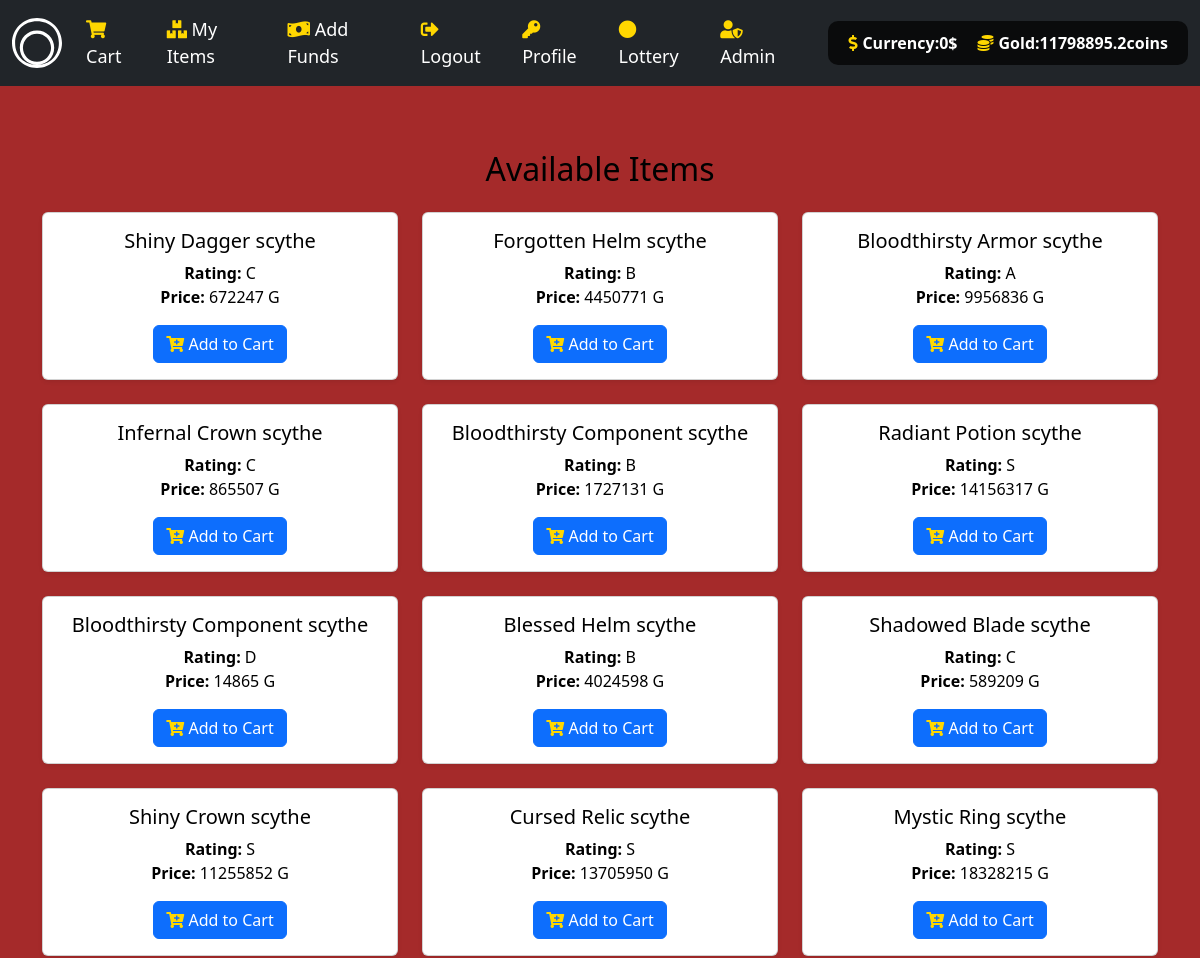
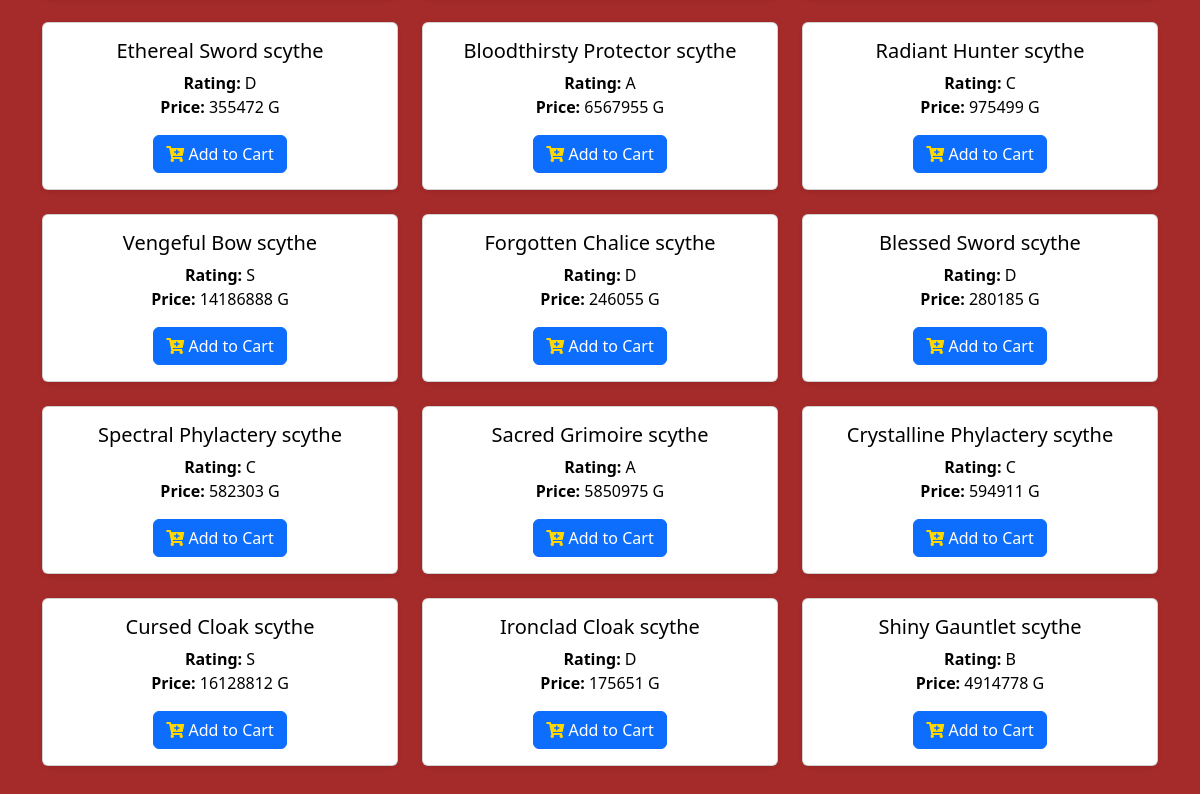
/item/scythe (signed in), run on the app's committed database (2 pictures, top to bottom).
### tables this page shows
CREATE TABLE user_store(ID int PRIMARY KEY,Funds int,Gold int);

CREATE TABLE object(Object_ID int PRIMARY KEY,
Object_Name varchar(100),
Object_type varchar(20),
listing varchar(2),
rating varchar(1),
price int,
image_src varchar(1000));

### main.py (the view)
@app.get("/item/{category}", response_class=HTMLResponse)
async def get_category_items(request: Request, category: str):
    if category not in categories:
        return HTMLResponse(content="Category not found", status_code=404)
    user = request.session.get("user")
    items = listed_object_data_generator(category)
    L = balance_checker(user)
    L = list(L[0])
    if category == "gold":
        return RedirectResponse("/gold")
    context = {
        "request": request,
        "items": items,
        "user": user,
        "cash": L[0],
        "cashG": L[1]
    }
    return templates.TemplateResponse(f"{category}.html", context)

### templates/scythe.html
{% extends "sword.html" %}

### templates/sword.html (shortened to what this page needs)
{% extends "layout.html" %}
{% block main %}
<div class="container mt-3">
    <h2 class="mb-4 text-center">Available Items</h2>
    <div id="item-container" class="row">
        {% for i in items %}
        <div class="col-md-4 mb-4">
            <div class="card shadow-sm h-100">
                <div class="card-body">
                    <h5 class="card-title">{{ i[1] }}</h5>
                    <p class="card-text">
                        <strong>Rating:</strong> {{ i[4] }}<br>
                        <strong>Price:</strong> {{ i[5] }} G
                    </p>
                    <button onclick="addToCart( '{{ i[0] }}'  , '{{ i[2] }}')" class="btn btn-primary btn-block">
                        <i class="fas fa-cart-plus"></i> Add to Cart
                    </button>
                </div>
            </div>
        </div>
        {% endfor %}
    </div>
</div>
{% endblock %}

### templates/layout.html (shortened to what this page needs)
<!DOCTYPE html>
<html lang="en">
<head>
    <link href="https://cdn.jsdelivr.net/npm/bootstrap@5.2.3/dist/css/bootstrap.min.css" rel="stylesheet">
    <link href="https://cdnjs.cloudflare.com/ajax/libs/font-awesome/5.15.1/css/all.min.css" rel="stylesheet">
    <link href="/static/CSSS.css" rel="stylesheet">
</head>
<body>
    <nav class="navbar navbar-expand-lg navbar-dark bg-dark">
        <div class="container-fluid">
            <a class="navbar-brand" href="/">
            </a>
            <div class="collapse navbar-collapse" id="mynavbar">
                {% if user %}
                <ul class="navbar-nav me-auto">
                    <li class="nav-item"><a class="nav-link" href="/cart"><i class="fas fa-shopping-cart"></i> Cart</a></li>
                    <li class="nav-item"><a class="nav-link" href="/objs"><i class="fas fa-boxes"></i> My Items</a></li>
                    <li class="nav-item"><a class="nav-link" href="/buy"><i class="fas fa-money-bill-wave"></i> Add Funds</a></li>
                    <li class="nav-item"><a class="nav-link" href="/logout"><i class="fas fa-sign-out-alt"></i> Logout</a></li>
                    <li class="nav-item"><a class="nav-link" href="/profile"><i class="fas fa-key"></i> Profile </a></li>
                    <li class="nav-item"><a class="nav-link" href="/lottery-wheel"><i class="fas fa-circle"></i> Lottery</a></li>
                    {% if user == 1 %}
                    <li class="nav-item"><a class="nav-link" href="/admin"><i class="fas fa-user-shield"></i> Admin</a></li>
                    {% endif %}
                </ul>
                <div class="balance-widget">
                    <div class="value">
                        <i class="fas fa-dollar-sign"></i> Currency: <span id="cash">{{ cash }}</span> $
                    </div>
                    <div class="value">
                        <i class="fas fa-coins"></i> Gold: <span id="cashG">{{ cashG }}</span> coins
                    </div>
                </div>
                {% else %}
                <ul class="navbar-nav me-auto">
                    <li class="nav-item"><a class="nav-link" href="/register"><i class="fas fa-user-plus"></i> Register</a></li>
                    <li class="nav-item"><a class="nav-link" href="/login"><i class="fas fa-sign-in-alt"></i> Login</a></li>
                </ul>
                {% endif %}
            </div>
        </div>
    </nav>
    <main class="container-fluid py-5 text-center main-content">
        {% block main %}{% endblock %}
    </main>
</body>
</html>

### templates/layout.html (style rules this page uses)
body { background-color: brown; background-size: cover; background-position: center; background-repeat: repeat; height: 100vh; color: white; }
.navbar-brand img, .navbar-brand svg { height: 50px; }
.balance-widget { background-color: rgba(0, 0, 0, 0.7); border-radius: 10px; padding: 10px; margin-left: 15px; display: flex; align-items: center; justify-content: center; color: white; }
.balance-widget .value { margin: 0 10px; font-weight: bold; display: flex; align-items: center; }
.balance-widget i { margin-right: 5px; }
.navbar-nav .nav-link { color: white; font-size: 18px; margin-right: 10px; }
.main-content { padding: 20px; border-radius: 10px; color: black; }
.fas, .far { color: #ffd700; }

### data on the page
user_store: Gold "11798895.2"
object: Object_Name "Shiny Dagger scythe", rating "C", price "672247"
object: Object_Name "Forgotten Helm scythe", rating "B", price "4450771"
object: Object_Name "Bloodthirsty Armor scythe", rating "A", price "9956836"
object: Object_Name "Infernal Crown scythe", rating "C", price "865507"
object: Object_Name "Bloodthirsty Component scythe", rating "B", price "1727131"
object: Object_Name "Radiant Potion scythe", rating "S", price "14156317"
object: Object_Name "Bloodthirsty Component scythe", rating "D", price "14865"
object: Object_Name "Blessed Helm scythe", rating "B", price "4024598"
object: Object_Name "Shadowed Blade scythe", rating "C", price "589209"
object: Object_Name "Shiny Crown scythe", rating "S", price "11255852"
object: Object_Name "Cursed Relic scythe", rating "S", price "13705950"
object: Object_Name "Mystic Ring scythe", rating "S", price "18328215"
object: Object_Name "Ethereal Sword scythe", rating "D", price "355472"
object: Object_Name "Bloodthirsty Protector scythe", rating "A", price "6567955"
object: Object_Name "Radiant Hunter scythe", rating "C", price "975499"
object: Object_Name "Vengeful Bow scythe", rating "S", price "14186888"
object: Object_Name "Forgotten Chalice scythe", rating "D", price "246055"
object: Object_Name "Blessed Sword scythe", rating "D", price "280185"
object: Object_Name "Spectral Phylactery scythe", rating "C", price "582303"
object: Object_Name "Sacred Grimoire scythe", rating "A", price "5850975"
object: Object_Name "Crystalline Phylactery scythe", rating "C", price "594911"
object: Object_Name "Cursed Cloak scythe", rating "S", price "16128812"
object: Object_Name "Ironclad Cloak scythe", rating "D", price "175651"
object: Object_Name "Shiny Gauntlet scythe", rating "B", price "4914778"

### other printed values
{{ cash }} "0"
